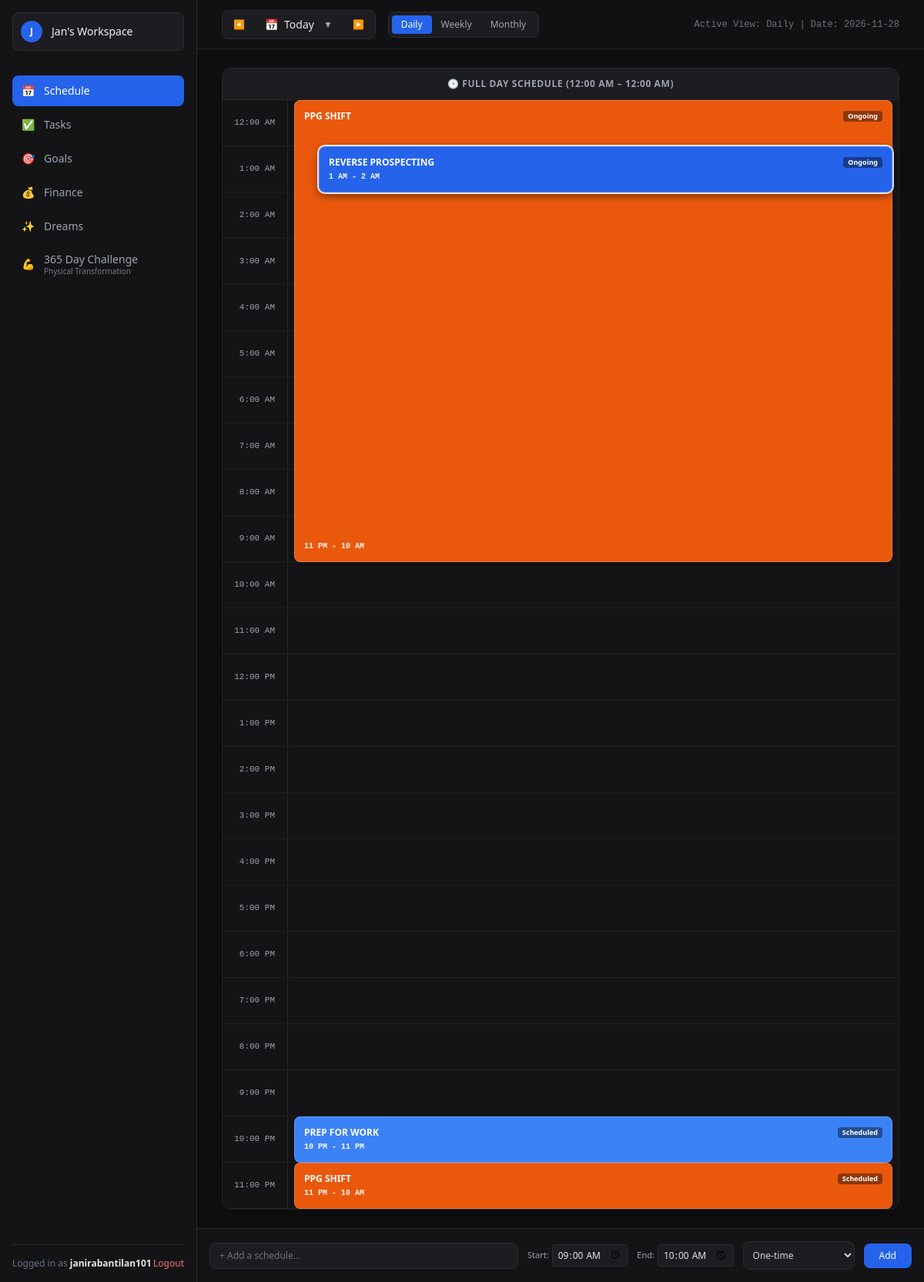
Screenshot of / (signed in) with the database file from the repository.
### app.py (models this page shows)
class User(db.Model, UserMixin):
    id = db.Column(db.Integer, primary_key=True)
    username = db.Column(db.String(50), unique=True, nullable=False)
    password_hash = db.Column(db.String(128), nullable=False)
    schedules = db.relationship('Schedule', backref='user', lazy=True)
    finances = db.relationship('FinanceData', backref='user', uselist=False, lazy=True)

class Schedule(db.Model):
    id = db.Column(db.Integer, primary_key=True)
    user_id = db.Column(db.Integer, db.ForeignKey('user.id'), nullable=False)
    series_id = db.Column(db.Integer, nullable=True)
    date = db.Column(db.String(10), nullable=False)
    title = db.Column(db.String(200), nullable=False)
    start_time = db.Column(db.String(5), nullable=False)
    end_time = db.Column(db.String(5), nullable=False)
    done = db.Column(db.Boolean, default=False)
    recurrence = db.Column(db.String(20), default='none')
    def to_dict(self):
        return {
            "id": self.id,
            "series_id": self.series_id,
            "date": self.date,
            "title": self.title,
            "start_time": self.start_time,
            "end_time": self.end_time,
            "done": self.done,
            "recurrence": self.recurrence
        }

### app.py (the view, shortened to what this page needs)
@app.route("/", methods=["GET", "POST"])
@login_required
def index():
    selected_date = get_selected_date()
    view_mode = request.args.get("view", "daily")
    all_user_schedules = [s.to_dict() for s in Schedule.query.filter_by(user_id=current_user.id).all()]
    today_str = datetime.today().strftime("%Y-%m-%d")
    sel_dt = datetime.strptime(selected_date, "%Y-%m-%d")
    def day_items_db(date_str):
        prev_date_str = (datetime.strptime(date_str, "%Y-%m-%d") - timedelta(days=1)).strftime("%Y-%m-%d")
        items = []
        for s in all_user_schedules:
            is_overnight = s["start_time"] > s["end_time"]
            if s["date"] == date_str:
                item = s.copy()
                if is_overnight: item["end_time_split"] = "24:00"
                items.append(item)
            elif s["date"] == prev_date_str and is_overnight:
                item = s.copy()
                item["start_time_split"] = "00:00"
                items.append(item)
        return sorted(items, key=lambda x: x.get("start_time_split") or x["start_time"])
    def with_layout(items):
        for item in items:
            start = int(item.get("start_time_split", item["start_time"]).split(":")[0]) * 60 + int(item.get("start_time_split", item["start_time"]).split(":")[1])
            end = int(item.get("end_time_split", item["end_time"]).split(":")[0]) * 60 + int(item.get("end_time_split", item["end_time"]).split(":")[1])
            duration = end - start if end - start > 0 else 15
            item["start_mins"] = start
            item["end_mins"] = end
            item["duration"] = duration
        return items
    active_schedules, week_days, month_weeks = [], [], []
    if view_mode == "daily":
        active_schedules = day_items_db(selected_date)
    return render_template("index.html", schedules=active_schedules, all_schedules=all_user_schedules, week_days=week_days, month_weeks=month_weeks, month_label=sel_dt.strftime("%B %Y"), week_px_per_min=0.6, selected_date=selected_date, today=today_str, view_mode=view_mode)

### templates/index.html (shortened to what this page needs)
<!DOCTYPE html>
<html lang="en">
<head>
    <script src="https://cdn.tailwindcss.com"></script>
</head>
<body class="bg-[#0f0f11] text-gray-200 font-sans min-h-screen flex flex-col md:flex-row overflow-x-hidden md:overflow-hidden">
    {% set active_page = 'schedule' %}
    {% include '_sidebar.html' %}
    <main class="flex-1 h-screen max-h-screen flex flex-col justify-between bg-[#0f0f11] overflow-hidden">
        <header class="h-16 border-b border-[#26262b] px-8 flex items-center justify-between bg-[#141417]/50 backdrop-blur shrink-0">
            <div class="flex items-center gap-4">
                <div class="flex items-center gap-1 bg-[#1c1c21] border border-[#2a2a32] rounded-lg p-1">
                    <button type="button" onclick="navigateDate(-1)" class="px-2.5 py-1 text-xs text-gray-300 hover:bg-[#26262b] rounded transition" title="Previous {% if view_mode == 'weekly' %}Week{% elif view_mode == 'monthly' %}Month{% else %}Day{% endif %}">◀</button>
                    <form method="GET" action="/" id="date-form" class="relative flex items-center">
                        <button type="button" onclick="document.getElementById('date-picker').showPicker()"
                                class="flex items-center gap-2 px-3 py-1 text-sm font-medium text-gray-200 transition">
                            <span class="text-gray-400">📅</span>
                            <span>{% if selected_date == today %}Today{% else %}{{ selected_date }}{% endif %}</span>
                            <span class="text-xs text-gray-400 ml-1">▼</span>
                        </button>
                    </form>
                    <button type="button" onclick="navigateDate(1)" class="px-2.5 py-1 text-xs text-gray-300 hover:bg-[#26262b] rounded transition" title="Next {% if view_mode == 'weekly' %}Week{% elif view_mode == 'monthly' %}Month{% else %}Day{% endif %}">▶</button>
                </div>
                <div class="flex bg-[#1c1c21] p-1 rounded-lg border border-[#2a2a32]">
                    <a href="/?date={{ selected_date }}&view=daily" class="px-3 py-1 rounded text-xs font-medium transition {% if view_mode == 'daily' %}bg-blue-600 text-white{% else %}text-gray-400 hover:text-gray-200{% endif %}">Daily</a>
                    <a href="/?date={{ selected_date }}&view=weekly" class="px-3 py-1 rounded text-xs font-medium transition {% if view_mode == 'weekly' %}bg-blue-600 text-white{% else %}text-gray-400 hover:text-gray-200{% endif %}">Weekly</a>
                    <a href="/?date={{ selected_date }}&view=monthly" class="px-3 py-1 rounded text-xs font-medium transition {% if view_mode == 'monthly' %}bg-blue-600 text-white{% else %}text-gray-400 hover:text-gray-200{% endif %}">Monthly</a>
                </div>
            </div>
            <div class="text-xs text-gray-500 font-mono">Active View: {{ view_mode | capitalize }} | Date: {{ selected_date }}</div>
        </header>
        <div class="flex-1 min-h-0 p-6 flex gap-6 px-8 w-full overflow-hidden">
            {% set hours_list = [
                '12:00 AM', '1:00 AM', '2:00 AM', '3:00 AM', '4:00 AM', '5:00 AM',
                '6:00 AM', '7:00 AM', '8:00 AM', '9:00 AM', '10:00 AM', '11:00 AM',
                '12:00 PM', '1:00 PM', '2:00 PM', '3:00 PM', '4:00 PM', '5:00 PM',
                '6:00 PM', '7:00 PM', '8:00 PM', '9:00 PM', '10:00 PM', '11:00 PM'
            ] %}
            {% if view_mode == 'daily' %}
           <div class="flex-1 min-h-0 bg-[#141417] border border-[#26262b] rounded-xl flex flex-col shadow-lg overflow-hidden">
                <div class="bg-[#1c1c21] px-4 py-3 border-b border-[#26262b] text-xs font-semibold uppercase tracking-wider text-gray-400 text-center">
                    🕒 Full Day Schedule (12:00 AM – 12:00 AM)
                </div>
                <div class="relative flex-1 overflow-y-auto min-h-0 h-full" id="schedule-canvas" ondragover="allowDrop(event)" ondrop="dropTaskOnCanvas(event)">
                    <div class="relative" id="grid-container">
                        {% for i in range(24) %}
                            <div class="hour-row" data-hour="{{ i }}">
                                <div class="time-label"><span>{{ hours_list[i] }}</span></div>
                                <div class="slots-container">
                                    <div class="sub-slot" onclick="openCreateModal({{ i }}, 0)"></div>
                                    <div class="sub-slot" onclick="openCreateModal({{ i }}, 15)"></div>
                                    <div class="sub-slot" onclick="openCreateModal({{ i }}, 30)"></div>
                                    <div class="sub-slot" onclick="openCreateModal({{ i }}, 45)"></div>
                                </div>
                            </div>
                        {% endfor %}
                        <div class="absolute inset-0 left-[85px] pointer-events-none z-30">
                            {% set all_items = [] %}
                            {% for item in schedules %}
                                {% set actual_start = item.start_time_split if item.start_time_split is defined else item.start_time %}
                                {% set actual_end = item.end_time_split if item.end_time_split is defined else item.end_time %}
                                {% set cs_h = actual_start.split(':')[0] | int %}
                                {% set cs_m = actual_start.split(':')[1] | int %}
                                {% set ce_h = actual_end.split(':')[0] | int %}
                                {% set ce_m = actual_end.split(':')[1] | int %}
                                {% set duration_mins = ((ce_h * 60) + ce_m) - ((cs_h * 60) + cs_m) %}
                                {% if duration_mins <= 0 %}{% set duration_mins = 15 %}{% endif %}
                                {% set top_off = (cs_h * 60) + cs_m %}
                                {% set _ = all_items.append({'item': item, 'duration': duration_mins, 'top': top_off, 'start_mins': (cs_h * 60) + cs_m, 'end_mins': (ce_h * 60) + ce_m}) %}
                            {% endfor %}
                            {% for entry in all_items | sort(attribute='duration', reverse=true) %}
                                {% set item = entry.item %}
                                {% set duration_minutes = entry.duration %}
                                {% set top_offset = entry.top %}
                                {% set calc_height = duration_minutes %}
                                {% set dynamic_z = 10000 - duration_minutes %}
                                <div draggable="true" ondragstart="drag(event)" data-id="{{ item.id }}"
                                     id="task-card-{{ item.id }}"
                                     data-day="{{ selected_date }}"
                                     data-start-mins="{{ entry.start_mins }}"
                                     data-end-mins="{{ entry.end_mins }}"
                                     data-done="{{ 'true' if item.done else 'false' }}"
                                     data-date="{{ item.date }}"
                                     data-time="{{ item.start_time }}"
                                     data-end="{{ item.end_time }}"
                                     data-title="{{ item.title }}"
                                     data-inset="2.5rem"
                                     ondblclick="openEditModal({{ item.id }})"
                                     class="task-card absolute left-2 right-2 p-3 rounded-lg shadow-md transition flex flex-col justify-between pointer-events-auto cursor-grab active:cursor-grabbing border border-white/20 select-none"
                                     style="top: {{ top_offset }}px; height: {{ calc_height }}px; min-height: 30px; z-index: {{ dynamic_z }};">
                                    <div class="flex items-center justify-between">
                                        <div class="flex items-center gap-1.5 overflow-hidden">
                                            <span class="font-bold text-xs truncate text-white pointer-events-none {% if item.done %}line-through opacity-75{% endif %}">
                                                {{ item.title }}
                                            </span>
                                        </div>
                                        <div class="flex items-center gap-1 shrink-0">
                                            <span id="badge-{{ item.id }}" class="text-[9px] px-1.5 py-0.2 rounded font-bold text-white bg-black/40 status-badge" data-done="{{ 'true' if item.done else 'false' }}" data-time="{{ item.start_time }}" data-date="{{ item.date }}" data-end="{{ item.end_time }}">...</span>
                                        </div>
                                    </div>
                                    <div class="text-[10px] text-white/95 font-bold font-mono pointer-events-none truncate">
                                        {{ item.start_time | format_time }} - {{ item.end_time | format_time }}
                                    </div>
                                </div>
                            {% endfor %}
                        </div>
                    </div>
                </div>
            </div>
            {% endif %}
        </div>
        <div class="p-4 border-t border-[#26262b] bg-[#141417] shrink-0">
            <form method="POST" action="/?date={{ selected_date }}&view={{ view_mode }}" class="flex items-center gap-3 max-w-5xl mx-auto">
                <input type="text" name="title" placeholder="+ Add a schedule..." required
                       class="flex-1 bg-[#1c1c21] border border-[#2a2a32] rounded-lg px-3 py-2 text-xs text-gray-200 placeholder-gray-500 focus:outline-none focus:border-blue-600">
                <div class="flex items-center gap-1 text-[11px] text-gray-400">
                    <span>Start:</span>
                    <input type="time" name="start_time" value="09:00" required class="bg-[#1c1c21] border border-[#2a2a32] rounded px-1.5 py-1 text-xs text-gray-200">
                </div>
                <div class="flex items-center gap-1 text-[11px] text-gray-400">
                    <span>End:</span>
                    <input type="time" name="end_time" value="10:00" required class="bg-[#1c1c21] border border-[#2a2a32] rounded px-1.5 py-1 text-xs text-gray-200">
                </div>
                <select name="recurrence" class="bg-[#1c1c21] border border-[#2a2a32] rounded-lg px-2 py-2 text-xs text-gray-300 focus:outline-none focus:border-blue-600">
                    <option value="none">One-time</option>
                </select>
                <button type="submit" class="bg-blue-600 hover:bg-blue-500 text-white font-medium px-5 py-2 rounded-lg text-xs transition shadow-sm">
                    Add
                </button>
            </form>
        </div>
    </main>
</body>
</html>

### templates/_sidebar.html (shortened to what this page needs)
<aside id="sidebar-nav" class="fixed inset-y-0 left-0 -translate-x-full md:translate-x-0 md:static z-50 w-64 bg-[#141417] border-r border-[#26262b] flex flex-col justify-between p-4 shrink-0 transition-transform duration-300 ease-in-out">
    <div>
        <div class="flex items-center justify-between mb-8 p-2.5 bg-[#1c1c21] rounded-lg border border-[#2a2a32]">
            <div class="flex items-center gap-3">
                <div class="w-7 h-7 rounded-full bg-blue-600 flex items-center justify-center font-bold text-white text-xs">J</div>
                <span class="font-medium text-sm text-gray-100">Jan's Workspace</span>
            </div>
        </div>
        <nav class="space-y-1">
            {% set nav_items = [
                ('schedule',  'Schedule',          '📅', url_for('index'), ''),
                ('tasks',     'Tasks',             '✅', url_for('section', name='tasks'), ''),
                ('goals',     'Goals',             '🎯', url_for('section', name='goals'), ''),
                ('finance',   'Finance',           '💰', url_for('section', name='finance'), ''),
                ('dreams',    'Dreams',            '✨', url_for('section', name='dreams'), ''),
                ('challenge', '365 Day Challenge', '💪', url_for('challenge'), 'Physical Transformation')
            ] %}
            {% for key, label, icon, href, sub in nav_items %}
            <a href="{{ href }}" class="flex items-center gap-3 px-3 py-2.5 rounded-lg text-sm transition {% if active_page == key %}bg-blue-600 text-white font-medium shadow-sm{% else %}text-gray-400 hover:bg-[#1c1c21] hover:text-gray-200{% endif %}">
                <span>{{ icon }}</span>
                <span class="leading-tight">
                    <span class="block">{{ label }}</span>
                    {% if sub %}<span class="block text-[10px] opacity-70">{{ sub }}</span>{% endif %}
                </span>
            </a>
            {% endfor %}
        </nav>
    </div>
    <div class="border-t border-[#26262b] pt-4 flex items-center justify-between text-xs text-gray-500">
    {% if current_user.is_authenticated %}
        <span>Logged in as <b class="text-gray-200">{{ current_user.username }}</b></span>
        <a href="/logout" class="text-red-400 hover:text-red-300 font-medium">Logout</a>
    {% else %}
        <a href="/login" class="text-blue-400 hover:text-blue-300 font-medium">Login</a>
    {% endif %}
</div>
</aside>

### rows the page displays
User: username "janirabantilan101"
Schedule: title "PPG SHIFT", start_time "11 PM", end_time "10 AM"
Schedule: title "REVERSE PROSPECTING", start_time "1 AM", end_time "2 AM"
Schedule: title "PREP FOR WORK", start_time "10 PM", end_time "11 PM"
Schedule: title "PPG SHIFT", start_time "11 PM", end_time "10 AM"

### other values shown
{{ icon }} "📅" "✅" "🎯" "💰" "✨" "💪"
{{ label }} "Schedule" "Tasks" "Goals" "Finance" "Dreams" "365 Day Challenge"
{{ sub }} "Physical Transformation"
{{ view_mode | capitalize }} "Daily"
{{ selected_date }} "2026-11-28"
{{ hours_list[i] }} "12:00 AM" "1:00 AM" "2:00 AM" "3:00 AM" "4:00 AM" "5:00 AM" "6:00 AM" "7:00 AM" "8:00 AM" "9:00 AM" "10:00 AM" "11:00 AM" "12:00 PM" "1:00 PM" "2:00 PM" "3:00 PM" "4:00 PM" "5:00 PM" "6:00 PM" "7:00 PM" "8:00 PM" "9:00 PM" "10:00 PM" "11:00 PM"
